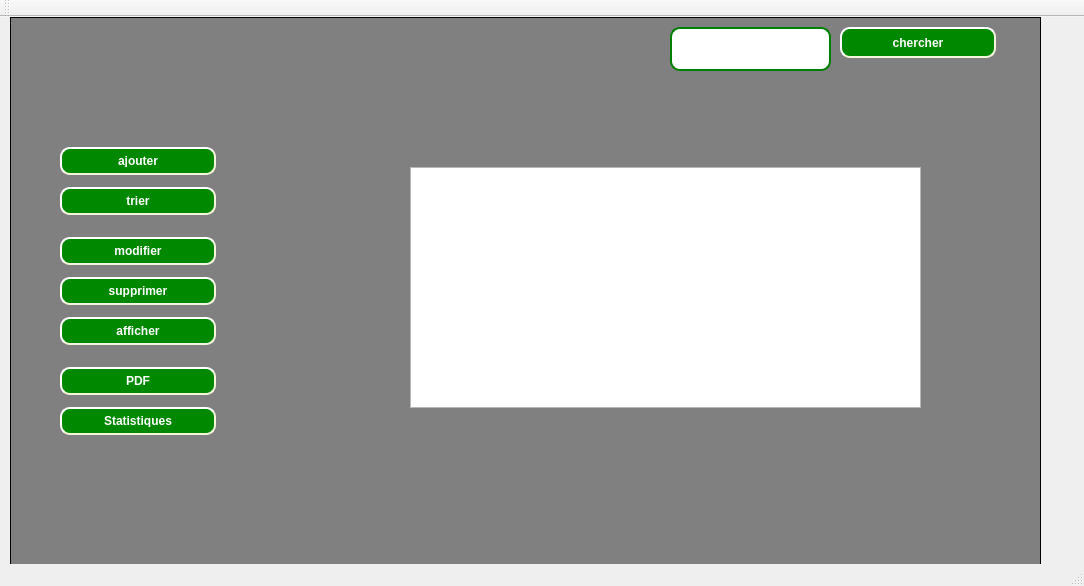
<?xml version="1.0" encoding="UTF-8"?>
<ui version="4.0">
 <class>GestionMateriels</class>
 <widget class="QMainWindow" name="GestionMateriels">
  <property name="geometry">
   <rect>
    <x>0</x>
    <y>0</y>
    <width>1084</width>
    <height>586</height>
   </rect>
  </property>
  <property name="windowTitle">
   <string>Gestion des Clients</string>
  </property>
  <widget class="QWidget" name="centralWidget">
   <widget class="QGroupBox" name="groupBox">
    <property name="geometry">
     <rect>
      <x>10</x>
      <y>0</y>
      <width>1031</width>
      <height>581</height>
     </rect>
    </property>
    <property name="styleSheet">
     <string notr="true">QPushButton#pushButton{
    
	background-color: rgb(0, 136, 0);
    border-style: outset;
    border-width: 2px;
    border-radius: 10px;
    border-color: beige;
    font: bold 12px;
    min-width: 10em;
    padding: 6px;
	color: rgb(255, 255, 255);
}
QPushButton#pushButton:pressed {
    background-color: rgb(239, 239, 239);
    border-style: inset;
	color: rgb(255, 255, 255);
}

QPushButton#pushButton_2{
    
	background-color: rgb(0, 136, 0);
    border-style: outset;
    border-width: 2px;
    border-radius: 10px;
    border-color: beige;
    font: bold 12px;
    min-width: 10em;
    padding: 6px;
	color: rgb(255, 255, 255);
}
QPushButton#pushButton_2:pressed {
    background-color: rgb(239, 239, 239);
    border-style: inset;
	color: rgb(255, 255, 255);
}
QPushButton#pushButton_3{
    
	background-color: rgb(0, 136, 0);
    border-style: outset;
    border-width: 2px;
    border-radius: 10px;
    border-color: beige;
    font: bold 12px;
    min-width: 10em;
    padding: 6px;
	color: rgb(255, 255, 255);
}
QPushButton#pushButton_3:pressed {
    background-color: rgb(239, 239, 239);
    border-style: inset;
	color: rgb(255, 255, 255);
}
QPushButton#pushButton_pdf{
    
	background-color: rgb(0, 136, 0);
    border-style: outset;
    border-width: 2px;
    border-radius: 10px;
    border-color: beige;
    font: bold 12px;
    min-width: 10em;
    padding: 6px;
	color: rgb(255, 255, 255);
}
QPushButton#pushButton_pdf:pressed {
    background-color: rgb(239, 239, 239);
    border-style: inset;
	color: rgb(255, 255, 255);
}
QPushButton#pushButton_stat{
    
	background-color: rgb(0, 136, 0);
    border-style: outset;
    border-width: 2px;
    border-radius: 10px;
    border-color: beige;
    font: bold 12px;
    min-width: 10em;
    padding: 6px;
	color: rgb(255, 255, 255);
}
QPushButton#pushButton_stat:pressed {
    background-color: rgb(239, 239, 239);
    border-style: inset;
	color: rgb(255, 255, 255);
}
QPushButton#pushButton_sup{
    
	background-color: rgb(0, 136, 0);
    border-style: outset;
    border-width: 2px;
    border-radius: 10px;
    border-color: beige;
    font: bold 12px;
    min-width: 10em;
    padding: 6px;
	color: rgb(255, 255, 255);
}
QPushButton#pushButton_sup:pressed {
    background-color: rgb(239, 239, 239);
    border-style: inset;
	color: rgb(255, 255, 255);
}
QPushButton#pushButton_4{
    
	background-color: rgb(0, 136, 0);
    border-style: outset;
    border-width: 2px;
    border-radius: 10px;
    border-color: beige;
    font: bold 12px;
    min-width: 10em;
    padding: 6px;
	color: rgb(255, 255, 255);
}
QPushButton#pushButton_4:pressed {
    background-color: rgb(239, 239, 239);
    border-style: inset;
	color: rgb(255, 255, 255);
}
/* Styliser QTableView */
QGroupBox {
    border: 1px solid #000; /* Bordure noire */
    color: #000; /* Texte noir */
    background-color: #808080; /* Fond gris */
    gridline-color: #008000; /* Lignes de grille vertes */
}

/* Styliser l'en-tête de QTableView */
QHeaderView::section {
    background-color: #008000; /* Fond vert */
    padding: 5px; /* Espacement interne */
    border: 1px solid #000; /* Bordure noire */
    color: #fff; /* Texte blanc */
}

/* Styliser les cellules de QTableView lorsqu'elles sont sélectionnées */
QTableView::item:selected {
    background-color: #008000; /* Fond vert */
    color: #fff; /* Texte blanc */
}
/* Styliser QLineEdit */
QLineEdit {
    border: 2px solid #008000; /* Bordure verte */
    border-radius: 10px; /* Bordures arrondies */
      padding: 5px; /* Espacement interne réduit */
    min-height: 30px; /* Hauteur minimale augmentée */
    background-color: #808080; /* Fond gris */
    color: #FFFFFF; /* Texte blanc */
}

/* Styliser QLineEdit lorsqu'il a le focus */
QLineEdit:focus {
    border: 2px solid #000000; /* Bordure noire */
}
</string>
    </property>
    <property name="title">
     <string/>
    </property>
    <widget class="QLabel" name="label">
     <property name="geometry">
      <rect>
       <x>30</x>
       <y>20</y>
       <width>281</width>
       <height>101</height>
      </rect>
     </property>
     <property name="text">
      <string/>
     </property>
     <property name="pixmap">
      <pixmap>../../projet c++/logoofinal.png</pixmap>
     </property>
    </widget>
    <widget class="QTableView" name="tableView">
     <property name="geometry">
      <rect>
       <x>400</x>
       <y>150</y>
       <width>511</width>
       <height>241</height>
      </rect>
     </property>
    </widget>
    <widget class="QPushButton" name="pushButton_3">
     <property name="geometry">
      <rect>
       <x>50</x>
       <y>300</y>
       <width>156</width>
       <height>28</height>
      </rect>
     </property>
     <property name="text">
      <string>afficher</string>
     </property>
    </widget>
    <widget class="QPushButton" name="pushButton_sup">
     <property name="geometry">
      <rect>
       <x>50</x>
       <y>260</y>
       <width>156</width>
       <height>28</height>
      </rect>
     </property>
     <property name="text">
      <string>supprimer</string>
     </property>
    </widget>
    <widget class="QPushButton" name="pushButton_4">
     <property name="geometry">
      <rect>
       <x>50</x>
       <y>170</y>
       <width>156</width>
       <height>28</height>
      </rect>
     </property>
     <property name="text">
      <string>trier</string>
     </property>
    </widget>
    <widget class="QPushButton" name="pushButton_2">
     <property name="geometry">
      <rect>
       <x>50</x>
       <y>220</y>
       <width>156</width>
       <height>28</height>
      </rect>
     </property>
     <property name="text">
      <string>modifier</string>
     </property>
     <property name="icon">
      <iconset>
       <normaloff>../../projet c++/modifier_faza.png</normaloff>../../projet c++/modifier_faza.png</iconset>
     </property>
    </widget>
    <widget class="QPushButton" name="pushButton">
     <property name="geometry">
      <rect>
       <x>50</x>
       <y>130</y>
       <width>156</width>
       <height>28</height>
      </rect>
     </property>
     <property name="text">
      <string>ajouter</string>
     </property>
     <property name="icon">
      <iconset>
       <normaloff>../../projet c++/ajouter_faza.png</normaloff>../../projet c++/ajouter_faza.png</iconset>
     </property>
    </widget>
    <widget class="QPushButton" name="pushButton_pdf">
     <property name="geometry">
      <rect>
       <x>50</x>
       <y>350</y>
       <width>156</width>
       <height>28</height>
      </rect>
     </property>
     <property name="text">
      <string>PDF</string>
     </property>
    </widget>
    <widget class="QPushButton" name="pushButton_stat">
     <property name="geometry">
      <rect>
       <x>50</x>
       <y>390</y>
       <width>156</width>
       <height>28</height>
      </rect>
     </property>
     <property name="text">
      <string>Statistiques</string>
     </property>
    </widget>
    <widget class="QPushButton" name="searchButton">
     <property name="geometry">
      <rect>
       <x>830</x>
       <y>10</y>
       <width>156</width>
       <height>31</height>
      </rect>
     </property>
     <property name="styleSheet">
      <string notr="true">QPushButton#searchButton{
    
	background-color: rgb(0, 136, 0);
    border-style: outset;
    border-width: 2px;
    border-radius: 10px;
    border-color: beige;
    font: bold 12px;
    min-width: 10em;
    padding: 6px;
	color: rgb(255, 255, 255);
}
QPushButton#searchButton:pressed {
    background-color: rgb(239, 239, 239);
    border-style: inset;
	color: rgb(255, 255, 255);
}</string>
     </property>
     <property name="text">
      <string>chercher</string>
     </property>
     <property name="icon">
      <iconset>
       <normaloff>../../projet c++/search_faza.png</normaloff>../../projet c++/search_faza.png</iconset>
     </property>
    </widget>
    <widget class="QLineEdit" name="search_lineEdit">
     <property name="geometry">
      <rect>
       <x>660</x>
       <y>10</y>
       <width>161</width>
       <height>44</height>
      </rect>
     </property>
     <property name="styleSheet">
      <string notr="true">background-color: rgb(255, 255, 255);</string>
     </property>
    </widget>
   </widget>
  </widget>
  <widget class="QMenuBar" name="menuBar">
   <property name="geometry">
    <rect>
     <x>0</x>
     <y>0</y>
     <width>1084</width>
     <height>26</height>
    </rect>
   </property>
  </widget>
  <widget class="QToolBar" name="mainToolBar">
   <attribute name="toolBarArea">
    <enum>TopToolBarArea</enum>
   </attribute>
   <attribute name="toolBarBreak">
    <bool>false</bool>
   </attribute>
  </widget>
  <widget class="QStatusBar" name="statusBar"/>
 </widget>
 <layoutdefault spacing="6" margin="11"/>
 <resources/>
 <connections/>
</ui>
